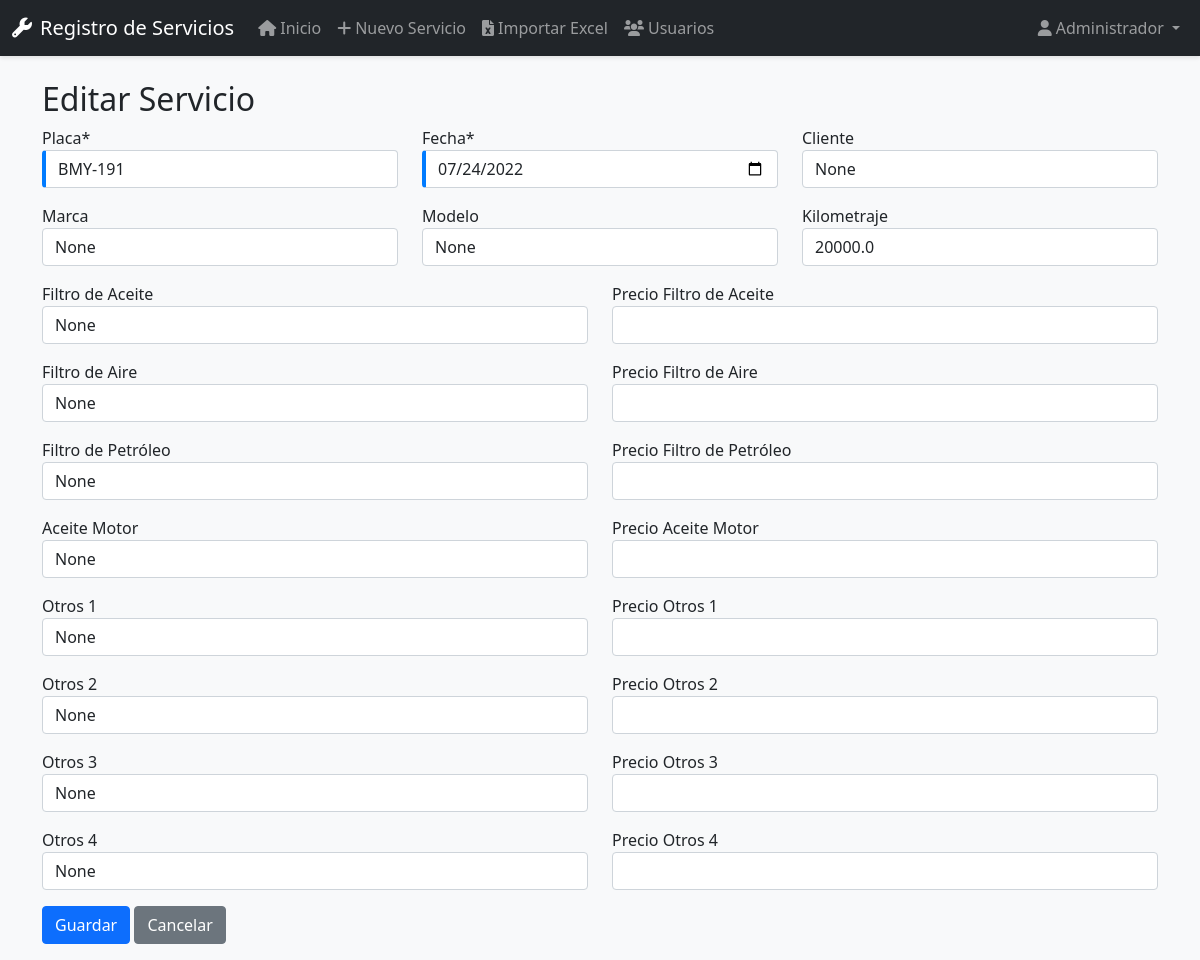
Screenshot of /servicio/editar/5 (signed in) with the database file from the repository.
### app.py (models this page shows, shortened)
class Usuario(UserMixin, db.Model):
    id = db.Column(db.Integer, primary_key=True)
    username = db.Column(db.String(80), unique=True, nullable=False)
    password_hash = db.Column(db.String(120), nullable=False)
    nombre = db.Column(db.String(100))
    es_admin = db.Column(db.Boolean, default=False)

class Servicio(db.Model):
    id = db.Column(db.Integer, primary_key=True)
    placa = db.Column(db.String(20), nullable=False)
    fecha = db.Column(db.Date, nullable=False)
    cliente = db.Column(db.String(100))
    marca = db.Column(db.String(50))
    modelo = db.Column(db.String(50))
    kilometraje = db.Column(db.Float)
    filtro_aceite = db.Column(db.String(20))
    precio_filtro_aceite = db.Column(db.Float)
    filtro_aire = db.Column(db.String(20))
    precio_filtro_aire = db.Column(db.Float)
    filtro_petroleo = db.Column(db.String(20))
    precio_filtro_petroleo = db.Column(db.Float)
    aceite_motor = db.Column(db.String(50))
    precio_aceite_motor = db.Column(db.Float)
    otros_1 = db.Column(db.String(100))
    precio_otros_1 = db.Column(db.Float)
    otros_2 = db.Column(db.String(100))
    precio_otros_2 = db.Column(db.Float)
    otros_3 = db.Column(db.String(100))
    precio_otros_3 = db.Column(db.Float)
    otros_4 = db.Column(db.String(100))
    precio_otros_4 = db.Column(db.Float)
    total = db.Column(db.Float)
    usuario_id = db.Column(db.Integer, db.ForeignKey('usuario.id'))
    usuario = db.relationship('Usuario', backref=db.backref('servicios', lazy=True))

### app.py (the view, shortened to what this page needs)
@app.route('/servicio/editar/<int:id>', methods=['GET', 'POST'])
@login_required
def editar_servicio(id):
    servicio = Servicio.query.get_or_404(id)
    return render_template('form_servicio.html', servicio=servicio)

### app.py (called while the page is built)
@login_manager.user_loader
def load_user(user_id):
    return Usuario.query.get(int(user_id))

### templates/form_servicio.html (shortened to what this page needs)
{% extends "base.html" %}
{% block content %}
<div class="row">
    <div class="col-md-12">
        <h2>{{ 'Editar' if servicio else 'Nuevo' }} Servicio</h2>
        <form method="POST" class="needs-validation" novalidate>
            <div class="row">
                <div class="col-md-4 mb-3">
                    <label for="placa">Placa*</label>
                    <input type="text" class="form-control" id="placa" name="placa" value="{{ servicio.placa if servicio else '' }}" required>
                </div>
                <div class="col-md-4 mb-3">
                    <label for="fecha">Fecha*</label>
                    <input type="date" class="form-control" id="fecha" name="fecha" value="{{ servicio.fecha.strftime('%Y-%m-%d') if servicio and servicio.fecha else '' }}" required>
                </div>
                <div class="col-md-4 mb-3">
                    <label for="cliente">Cliente</label>
                    <input type="text" class="form-control" id="cliente" name="cliente" value="{{ servicio.cliente if servicio else '' }}">
                </div>
            </div>
            <div class="row">
                <div class="col-md-4 mb-3">
                    <label for="marca">Marca</label>
                    <input type="text" class="form-control" id="marca" name="marca" value="{{ servicio.marca if servicio else '' }}">
                </div>
                <div class="col-md-4 mb-3">
                    <label for="modelo">Modelo</label>
                    <input type="text" class="form-control" id="modelo" name="modelo" value="{{ servicio.modelo if servicio else '' }}">
                </div>
                <div class="col-md-4 mb-3">
                    <label for="kilometraje">Kilometraje</label>
                    <input type="number" step="0.01" class="form-control" id="kilometraje" name="kilometraje" value="{{ servicio.kilometraje if servicio else '' }}">
                </div>
            </div>
            <div class="row">
                <div class="col-md-6 mb-3">
                    <label for="filtro_aceite">Filtro de Aceite</label>
                    <input type="text" class="form-control" id="filtro_aceite" name="filtro_aceite" value="{{ servicio.filtro_aceite if servicio else '' }}">
                </div>
                <div class="col-md-6 mb-3">
                    <label for="precio_filtro_aceite">Precio Filtro de Aceite</label>
                    <input type="number" step="0.01" class="form-control" id="precio_filtro_aceite" name="precio_filtro_aceite" value="{{ servicio.precio_filtro_aceite if servicio else '' }}">
                </div>
            </div>
            <div class="row">
                <div class="col-md-6 mb-3">
                    <label for="filtro_aire">Filtro de Aire</label>
                    <input type="text" class="form-control" id="filtro_aire" name="filtro_aire" value="{{ servicio.filtro_aire if servicio else '' }}">
                </div>
                <div class="col-md-6 mb-3">
                    <label for="precio_filtro_aire">Precio Filtro de Aire</label>
                    <input type="number" step="0.01" class="form-control" id="precio_filtro_aire" name="precio_filtro_aire" value="{{ servicio.precio_filtro_aire if servicio else '' }}">
                </div>
            </div>
            <div class="row">
                <div class="col-md-6 mb-3">
                    <label for="filtro_petroleo">Filtro de Petróleo</label>
                    <input type="text" class="form-control" id="filtro_petroleo" name="filtro_petroleo" value="{{ servicio.filtro_petroleo if servicio else '' }}">
                </div>
                <div class="col-md-6 mb-3">
                    <label for="precio_filtro_petroleo">Precio Filtro de Petróleo</label>
                    <input type="number" step="0.01" class="form-control" id="precio_filtro_petroleo" name="precio_filtro_petroleo" value="{{ servicio.precio_filtro_petroleo if servicio else '' }}">
                </div>
            </div>
            <div class="row">
                <div class="col-md-6 mb-3">
                    <label for="aceite_motor">Aceite Motor</label>
                    <input type="text" class="form-control" id="aceite_motor" name="aceite_motor" value="{{ servicio.aceite_motor if servicio else '' }}">
                </div>
                <div class="col-md-6 mb-3">
                    <label for="precio_aceite_motor">Precio Aceite Motor</label>
                    <input type="number" step="0.01" class="form-control" id="precio_aceite_motor" name="precio_aceite_motor" value="{{ servicio.precio_aceite_motor if servicio else '' }}">
                </div>
            </div>
            <div class="row">
                <div class="col-md-6 mb-3">
                    <label for="otros_1">Otros 1</label>
                    <input type="text" class="form-control" id="otros_1" name="otros_1" value="{{ servicio.otros_1 if servicio else '' }}">
                </div>
                <div class="col-md-6 mb-3">
                    <label for="precio_otros_1">Precio Otros 1</label>
                    <input type="number" step="0.01" class="form-control" id="precio_otros_1" name="precio_otros_1" value="{{ servicio.precio_otros_1 if servicio else '' }}">
                </div>
            </div>
            <div class="row">
                <div class="col-md-6 mb-3">
                    <label for="otros_2">Otros 2</label>
                    <input type="text" class="form-control" id="otros_2" name="otros_2" value="{{ servicio.otros_2 if servicio else '' }}">
                </div>
                <div class="col-md-6 mb-3">
                    <label for="precio_otros_2">Precio Otros 2</label>
                    <input type="number" step="0.01" class="form-control" id="precio_otros_2" name="precio_otros_2" value="{{ servicio.precio_otros_2 if servicio else '' }}">
                </div>
            </div>
            <div class="row">
                <div class="col-md-6 mb-3">
                    <label for="otros_3">Otros 3</label>
                    <input type="text" class="form-control" id="otros_3" name="otros_3" value="{{ servicio.otros_3 if servicio else '' }}">
                </div>
                <div class="col-md-6 mb-3">
                    <label for="precio_otros_3">Precio Otros 3</label>
                    <input type="number" step="0.01" class="form-control" id="precio_otros_3" name="precio_otros_3" value="{{ servicio.precio_otros_3 if servicio else '' }}">
                </div>
            </div>
            <div class="row">
                <div class="col-md-6 mb-3">
                    <label for="otros_4">Otros 4</label>
                    <input type="text" class="form-control" id="otros_4" name="otros_4" value="{{ servicio.otros_4 if servicio else '' }}">
                </div>
                <div class="col-md-6 mb-3">
                    <label for="precio_otros_4">Precio Otros 4</label>
                    <input type="number" step="0.01" class="form-control" id="precio_otros_4" name="precio_otros_4" value="{{ servicio.precio_otros_4 if servicio else '' }}">
                </div>
            </div>
            <button type="submit" class="btn btn-primary">Guardar</button>
            <a href="{{ url_for('index') }}" class="btn btn-secondary">Cancelar</a>
        </form>
    </div>
</div>
{% endblock %}

### templates/base.html (shortened to what this page needs)
<!DOCTYPE html>
<html lang="es">
<head>
    <link href="https://cdn.jsdelivr.net/npm/bootstrap@5.1.3/dist/css/bootstrap.min.css" rel="stylesheet">
    <link href="https://cdnjs.cloudflare.com/ajax/libs/font-awesome/6.0.0/css/all.min.css" rel="stylesheet">
    <link rel="stylesheet" href="{{ url_for('static', filename='css/style.css') }}">
</head>
<body>
    <nav class="navbar navbar-expand-lg navbar-dark bg-dark">
        <div class="container-fluid">
            <a class="navbar-brand" href="{{ url_for('index') }}">
                <i class="fas fa-wrench me-2"></i>Registro de Servicios
            </a>
            <div class="collapse navbar-collapse" id="navbarNav">
                {% if current_user.is_authenticated %}
                <ul class="navbar-nav me-auto">
                    <li class="nav-item">
                        <a class="nav-link" href="{{ url_for('index') }}">
                            <i class="fas fa-home me-1"></i>Inicio
                        </a>
                    </li>
                    <li class="nav-item">
                        <a class="nav-link" href="{{ url_for('nuevo_servicio') }}">
                            <i class="fas fa-plus me-1"></i>Nuevo Servicio
                        </a>
                    </li>
                    <li class="nav-item">
                        <a class="nav-link" href="{{ url_for('importar_excel') }}">
                            <i class="fas fa-file-excel me-1"></i>Importar Excel
                        </a>
                    </li>
                    {% if current_user.es_admin %}
                    <li class="nav-item">
                        <a class="nav-link" href="{{ url_for('admin_usuarios') }}">
                            <i class="fas fa-users me-1"></i>Usuarios
                        </a>
                    </li>
                    {% endif %}
                </ul>
                <ul class="navbar-nav">
                    <li class="nav-item dropdown">
                        <a class="nav-link dropdown-toggle" href="#" id="navbarDropdown" role="button" data-bs-toggle="dropdown">
                            <i class="fas fa-user me-1"></i>{{ current_user.nombre }}
                        </a>
                    </li>
                </ul>
                {% endif %}
            </div>
        </div>
    </nav>
    <div class="container mt-4">
        {% block content %}{% endblock %}
    </div>
</body>
</html>

### static/css/style.css (style rules this page uses)
body { background-color: #f8f9fa; }
.navbar { margin-bottom: 20px; box-shadow: 0 2px 4px rgba(0,0,0,0.1); }
.form-control:required { border-left: 4px solid #007bff; }

### rows the page displays
Usuario: nombre "Administrador"
Servicio: placa "BMY-191", fecha "07/24/2022", cliente "None", marca "None", modelo "None", kilometraje "20000.0", filtro_aceite "None", filtro_aire "None", filtro_petroleo "None", aceite_motor "None", otros_1 "None", otros_2 "None", otros_3 "None", otros_4 "None"

### other values shown
{{ 'Editar' if servicio else 'Nuevo' }} "Editar"
